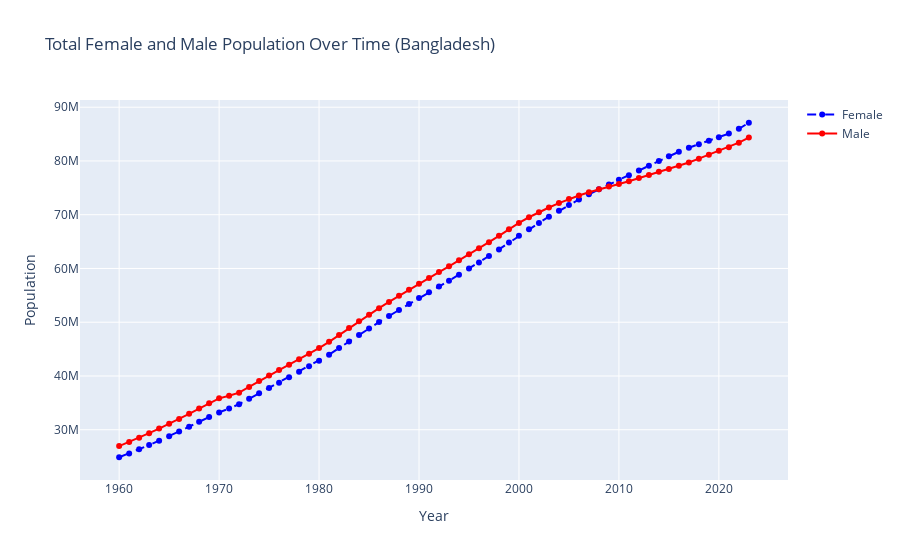

This figure's notebook cell:
### Code cell
# Produce total female versus male populations over time for each country 
# Produce total female versus male populations over time for region as a whole
import plotly.graph_objects as go

def overlay_population(country_name, df):
    """
    Function to overlay female and male population for a given country.

    Parameters:
    - country_name (str): The name of the country whose data will be plotted.
    - df (pd.DataFrame): The DataFrame containing the population data with MultiIndex columns.

    Returns:
    - A Plotly figure with the overlayed female and male population data.
    """
    
    # Check if the country exists in the subcolumns
    if country_name not in df.columns.get_level_values('country'):
        print(f"Country '{country_name}' not found in the dataset.")
        return
    
    # Extract the female and male population data for the country
    female = df[('Total Female', country_name)]
    male = df[('Total Male', country_name)]
    
    # Create a figure
    fig = go.Figure()
    
    # Add the female population plot
    fig.add_trace(go.Scatter(x=female.index, y=female, mode='lines+markers', name='Female', line=dict(dash='dash', color='blue')))
    
    # Add the male population plot
    fig.add_trace(go.Scatter(x=male.index, y=male, mode='lines+markers', name='Male', line=dict(dash='solid', color='red')))
    
    # Add title and labels
    fig.update_layout(title=f"Total Female and Male Population Over Time ({country_name})",
                      xaxis_title="Year",
                      yaxis_title="Population")
    
    # Show the plot
    fig.show()

overlay_population("Bangladesh", SA_pop)
